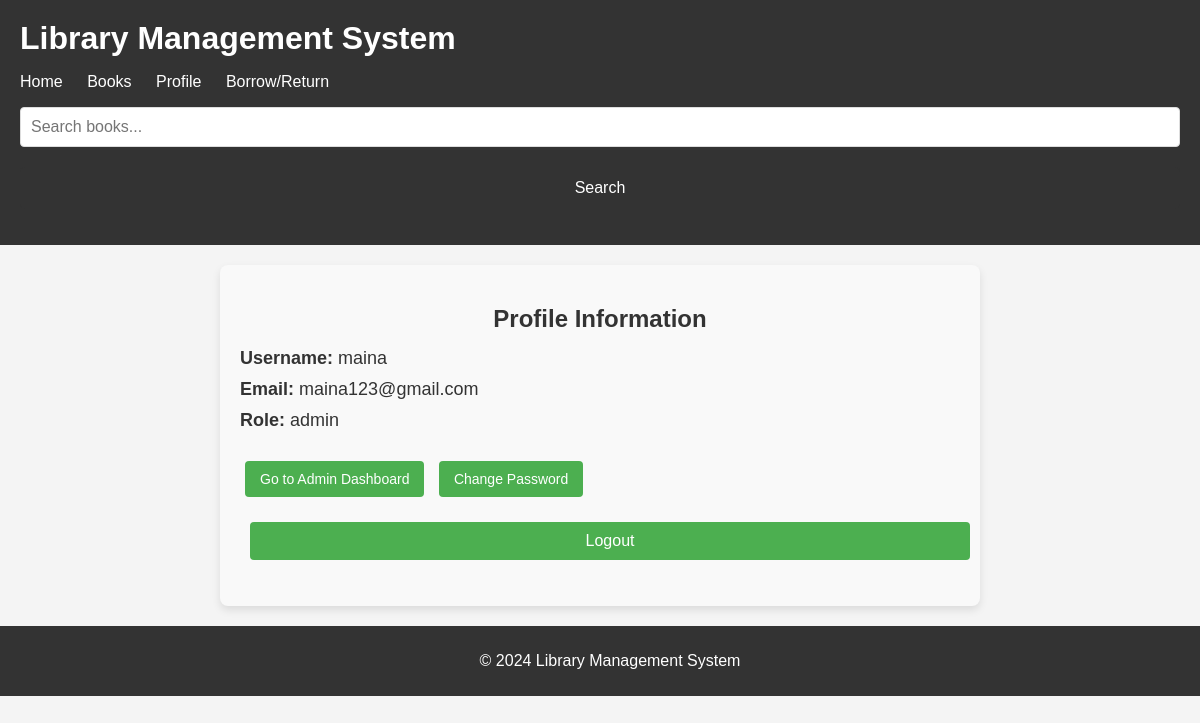
The app's page /profile.php (signed in) with its own data.
### tables this page shows
CREATE TABLE `users` (
  `id` int(11) NOT NULL,
  `username` varchar(50) NOT NULL,
  `password` varchar(255) NOT NULL,
  `role` enum('admin','user') DEFAULT 'user',
  `created_at` timestamp NOT NULL DEFAULT current_timestamp(),
  `email` varchar(255) NOT NULL
);

### profile.php (the view, shortened to what this page needs)
<?php
include('header.php');
include('config.php');
$user_id = $_SESSION['user_id'];
$sql = "SELECT * FROM users WHERE id = '$user_id'";
$result = $conn->query($sql);
if ($result->num_rows > 0) {
    $user = $result->fetch_assoc();
} else {
    echo "<p>User not found.</p>";
    exit();
}
?>
<div class="profile-container">
    <h2>Profile Information</h2>
    <p><strong>Username:</strong> <?php echo $user['username']; ?></p>
    <p><strong>Email:</strong> <?php echo $user['email']; ?></p>
    <p><strong>Role:</strong> <?php echo $user['role']; ?></p>
    <?php if ($_SESSION['role'] == 'admin') : ?>
        <a href="admin_dashboard.php" class="action-btn">Go to Admin Dashboard</a>
    <?php endif; ?>
    <a href="change_password.php" class="action-btn">Change Password</a>
    <form action="logout.php" method="POST">
        <button type="submit" class="action-btn logout-btn">Logout</button>
    </form>
</div>
<?php include('footer.php'); ?>

### css/style.css (style rules this page uses)
.btn, .borrow-btn, .return-btn, .edit-btn, .delete-btn, .dashboard-btn, .action-btn { padding: 8px 12px; margin: 5px; text-decoration: none; color: #fff; border-radius: 4px; font-size: 14px; cursor: pointer; transition: background-color 0.3s ease; }
.action-btn { background-color: #4CAF50; }
h2 { text-align: center; font-size: 24px; color: #333; }
button { width: 100%; padding: 12px; background-color: #333; color: white; border: none; border-radius: 5px; font-size: 16px; cursor: pointer; transition: background-color 0.3s ease; }
.profile-container, .change-password-container { width: 60%; margin: 20px auto; padding: 20px; background-color: #f9f9f9; border-radius: 8px; box-shadow: 0 4px 8px rgba(0, 0, 0, 0.1); }
.profile-container h2, .change-password-container h2 { font-size: 24px; margin-bottom: 15px; }
.profile-container p { font-size: 18px; margin: 10px 0; }
.profile-container .action-btn { display: inline-block; padding: 10px 15px; background-color: #4CAF50; color: white; text-decoration: none; border-radius: 4px; margin-top: 20px; }
.manage-books-btn, .logout-btn { padding: 10px 20px; margin: 10px; text-decoration: none; color: white; border-radius: 5px; font-size: 16px; cursor: pointer; transition: background-color 0.3s ease; }

### records on screen
users: username "maina", email "maina123@gmail.com", role "admin"
